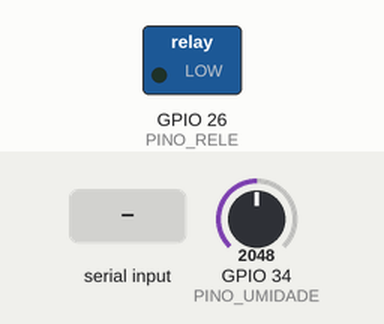
A sketch run on a simulated ESP32. Shown: switched loads named in the sketch (green lamp = pin HIGH). Inputs (shaded band) come from the test bench; at power-on: GPIO 34 (PINO_UMIDADE) = 2048 (analog values on the 0–4095 scale). WiFi joins after 1.5 s; servers stay silent unless stated; uploads are accepted with an empty reply; what the sketch prints to the serial monitor is not drawn.

Above: at 1.2 s.
1.3 s: GPIO 34 (PINO_UMIDADE) set to 1665
4.3 s: GPIO 34 (PINO_UMIDADE) set to 1584
At 5.6 s:
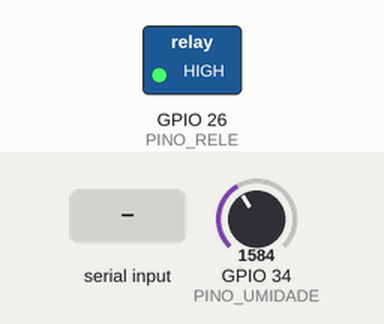
5.9 s: "AUTO\n" received over Serial
7.4 s: "MANUAL\n" received over Serial
At 8.5 s:
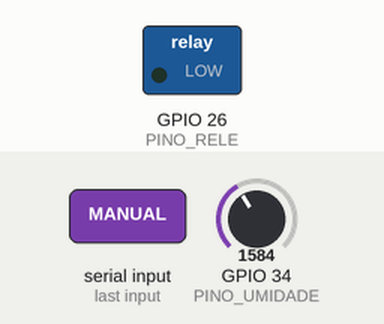
8.9 s: "LIGAR\n" received over Serial
At 9.6 s:
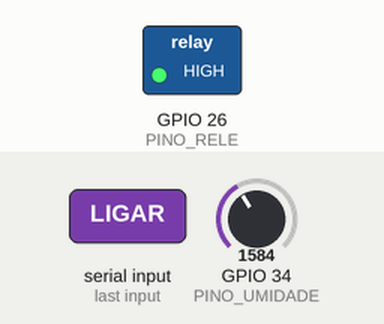
Timing chart, 0 to 40.4 s (numbered marks = the images above; inputs shaded):
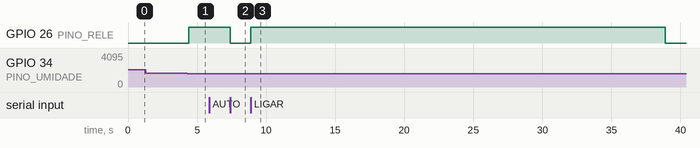

Measured:
- the behaviour switches between 1618 and 1617 on GPIO 34 (PINO_UMIDADE) (found by bisection; images 0 and 1)
- after the input at 1.3 s, every drawn part: stays the same
- after the input at 4.3 s, GPIO 26 (PINO_RELE): LOW → HIGH after 0.11 s
- after the input at 7.4 s, GPIO 26 (PINO_RELE): HIGH → LOW at once
- after the input at 8.9 s, GPIO 26 (PINO_RELE): LOW → HIGH at once, → LOW 30.0 s later

The sketch:

sketch.ino
```cpp
/*
  HORTA INTELIGENTE - Etapas 1 e 2 (ESP32 + Wokwi + HTTP)
  FATEC Itaquera | Internet das Coisas e Aplicacoes

  ATENCAO:
  - O potenciometro SIMULA a leitura de umidade; nao mede solo real.
  - O LED passa pelos contatos NO/COM do rele e representa uma bomba.
  - O rele Wokwi usa transistor="pnp": HIGH ativa COM->NO.
  - Rede Wokwi-GUEST; ESP32 envia telemetria e consulta comandos via HTTPS.
  - O sistema automatico continua funcionando sem servidor.
  - O token e a URL devem ser configurados no arquivo config.h.
  - TLS setInsecure usado APENAS nesta demonstracao no Wokwi; sem verificacao do certificado.
  - Os limites 40% e 70%, e o tempo de 30 s, sao valores demonstrativos.
*/

#include <Arduino.h>
#include <string.h>
#include <ctype.h>

#if defined(ARDUINO_ARCH_ESP32)
#include <WiFi.h>
#include <WiFiClientSecure.h>
#include <HTTPClient.h>
#include <ArduinoJson.h>
#include "config.h"
#endif

// ---------- Portas e parametros ----------
constexpr uint8_t PINO_UMIDADE = 34;       // Entrada analogica ADC1 (GPIO34)
constexpr uint8_t PINO_RELE = 26;          // Saida digital (GPIO26)
constexpr int ADC_MAXIMO = 4095;          // Leitura ADC de 12 bits
constexpr int LIMITE_LIGAR = 40;          // Liga se umidade < 40%
constexpr int LIMITE_DESLIGAR = 70;       // Desliga se umidade >= 70%
constexpr unsigned long TEMPO_MAXIMO_MS = 30000UL;  // 30 segundos demonstrativos
constexpr unsigned long LEITURA_INTERVALO_MS = 250UL;
constexpr unsigned long TELEMETRIA_INTERVALO_MS = 1500UL;

// ---------- Estado do dispositivo ----------
enum class ModoOperacao { AUTOMATICO, MANUAL };

ModoOperacao modo = ModoOperacao::AUTOMATICO;
bool irrigando = false;
bool solicitacaoManual = false;
bool bloqueioPorTempo = false;
bool falhaSensorSimulada = false;  // Injetada APENAS para demonstracao no Serial
bool leituraValida = false;
int leituraAdc = 0;
int umidadePercentual = -1;
unsigned long inicioIrrigacaoMs = 0;
unsigned long ultimaLeituraMs = 0;
unsigned long ultimaTelemetriaMs = 0;
char bufferComando[32] = {0};
size_t tamanhoComando = 0;

// A rede nao pode modificar a logica de seguranca local.
#if defined(ARDUINO_ARCH_ESP32)
constexpr unsigned long INTERVALO_REDE_MS = 2500UL;
constexpr unsigned long INTERVALO_WIFI_MS = 10000UL;
unsigned long ultimoEnvioRedeMs = 0;
unsigned long ultimaTentativaWifiMs = 0;
unsigned long ultimoComandoProcessadoId = 0;
bool ultimoComandoAceito = false;
bool wifiAnteriormenteConectado = false;
#endif

const char* nomeModo() {
  return modo == ModoOperacao::AUTOMATICO ? "automatico" : "manual";
}

void registrarEvento(const char* evento) {
  Serial.print("{\"tipo\":\"evento\",\"tempo_ms\":");
  Serial.print(millis());
  Serial.print(",\"evento\":\"");
  Serial.print(evento);
  Serial.println("\"}");
}

// Comanda fisicamente a porta GPIO do rele.
// No diagrama, o atributo transistor="pnp" torna HIGH = COM ligado a NO.
void definirIrrigacao(bool ligar, const char* motivo) {
  if (irrigando == ligar) return;

  digitalWrite(PINO_RELE, ligar ? HIGH : LOW);
  irrigando = ligar;
  if (ligar) inicioIrrigacaoMs = millis();
  registrarEvento(motivo);
}

// Leitura representada pela posicao do potenciometro: 0..4095 -> 0..100%.
// A variavel de falha e uma injecao de teste, NAO deteccao de fio rompido.
void atualizarSensor() {
  leituraAdc = analogRead(PINO_UMIDADE);
  leituraValida = !falhaSensorSimulada &&
                  leituraAdc >= 0 && leituraAdc <= ADC_MAXIMO;

  if (!leituraValida) {
    umidadePercentual = -1;
    return;
  }

  // Arredondamento por inteiro para nao depender de bibliotecas externas.
  umidadePercentual = (leituraAdc * 100L + ADC_MAXIMO / 2) / ADC_MAXIMO;
}

// Mantem irrigacao local, independente de interface web ou internet.
void aplicarRegras() {
  if (!leituraValida) {
    solicitacaoManual = false;
    definirIrrigacao(false, "sensor_invalido");
    return;
  }

  // Protecao de tempo vale em TODOS os modos.
  if (irrigando && (millis() - inicioIrrigacaoMs >= TEMPO_MAXIMO_MS)) {
    bloqueioPorTempo = true;
    solicitacaoManual = false;
    definirIrrigacao(false, "tempo_maximo_atingido");
    registrarEvento("irrigacao_bloqueada_ate_RESET");
    return;
  }

  if (bloqueioPorTempo) {
    solicitacaoManual = false;
    definirIrrigacao(false, "bloqueio_de_seguranca");
    return;
  }

  // Protecao de excesso de umidade tambem vale em modo MANUAL.
  if (umidadePercentual >= LIMITE_DESLIGAR) {
    solicitacaoManual = false;
    definirIrrigacao(false, "umidade_atingiu_70_porcento");
    return;
  }

  if (modo == ModoOperacao::AUTOMATICO) {
    if (!irrigando && umidadePercentual < LIMITE_LIGAR) {
      definirIrrigacao(true, "solo_seco_abaixo_de_40_porcento");
    }
    // Histerese: entre 40% e 69%, PRESERVA estado anterior.
  } else {
    if (solicitacaoManual) {
      definirIrrigacao(true, "ligacao_manual");
    } else {
      definirIrrigacao(false, "desligamento_manual");
    }
  }
}

// Formato JSON definido agora para facilitar a futura integracao HTTP.
// Esta funcao envia somente ao Monitor Serial na Etapa 1.
void emitirTelemetria() {
  Serial.print("{\"tipo\":\"telemetria\",\"dispositivo\":\"horta-esp32-01\",\"tempo_ms\":");
  Serial.print(millis());
  Serial.print(",\"adc\":");
  Serial.print(leituraAdc);
  Serial.print(",\"umidade\":");
  if (leituraValida) Serial.print(umidadePercentual);
  else Serial.print("null");
  Serial.print(",\"leitura_valida\":");
  Serial.print(leituraValida ? "true" : "false");
  Serial.print(",\"modo\":\"");
  Serial.print(nomeModo());
  Serial.print("\",\"irrigando\":");
  Serial.print(irrigando ? "true" : "false");
  Serial.print(",\"bloqueio_tempo\":");
  Serial.print(bloqueioPorTempo ? "true" : "false");
  Serial.print(",\"falha_teste\":");
  Serial.print(falhaSensorSimulada ? "true" : "false");
  Serial.println("}");
}

// Ponto de entrada dos comandos. A mesma rotina sera utilizada na Etapa 2
// para comandos recebidos do servidor, apos implementar comunicacao HTTP.
bool aplicarComando(const char* comando) {
  bool aceito = true;
  if (strcmp(comando, "AUTO") == 0) {
    definirIrrigacao(false, "troca_para_automatico");
    modo = ModoOperacao::AUTOMATICO;
    solicitacaoManual = false;
    registrarEvento("modo_automatico");
  } else if (strcmp(comando, "MANUAL") == 0) {
    definirIrrigacao(false, "troca_para_manual");
    modo = ModoOperacao::MANUAL;
    solicitacaoManual = false;
    registrarEvento("modo_manual");
  } else if (strcmp(comando, "LIGAR") == 0) {
    if (modo != ModoOperacao::MANUAL) {
      registrarEvento("comando_ligar_rejeitado_modo_automatico");
      aceito = false;
    } else if (!leituraValida || bloqueioPorTempo ||
               umidadePercentual >= LIMITE_DESLIGAR) {
      registrarEvento("comando_ligar_rejeitado_seguranca");
      aceito = false;
    } else {
      solicitacaoManual = true;
      registrarEvento("comando_ligar_aceito");
    }
  } else if (strcmp(comando, "DESLIGAR") == 0) {
    // Parada humana sempre tem prioridade. Sai do automatico para
    // impedir religacao instantanea se o solo continuar seco.
    modo = ModoOperacao::MANUAL;
    solicitacaoManual = false;
    definirIrrigacao(false, "parada_solicitada_pelo_usuario");
    registrarEvento("parada_manual_modo_manual");
  } else if (strcmp(comando, "RESET") == 0) {
    if (!leituraValida) {
      registrarEvento("reset_rejeitado_sensor_invalido");
      aceito = false;
    } else {
      bloqueioPorTempo = false;
      solicitacaoManual = false;
      registrarEvento("bloqueio_de_tempo_rearmado");
    }
  } else if (strcmp(comando, "FALHA") == 0) {
    falhaSensorSimulada = true;
    atualizarSensor();
    registrarEvento("falha_sensor_INJETADA_para_teste");
  } else if (strcmp(comando, "NORMAL") == 0) {
    falhaSensorSimulada = false;
    atualizarSensor();
    registrarEvento("falha_de_teste_removida");
  } else if (strcmp(comando, "STATUS") == 0) {
    // STATUS envia telemetria ao final desta rotina.
  } else {
    registrarEvento("comando_desconhecido");
    aceito = false;
  }

  aplicarRegras();
  emitirTelemetria();
  return aceito;
}

// Recepcao nao bloqueante dos comandos enviados pelo Monitor Serial.
void lerComandosSeriais() {
  while (Serial.available() > 0) {
    char c = (char)Serial.read();
    if (c == '\r' || c == '\n') {
      if (tamanhoComando > 0) {
        bufferComando[tamanhoComando] = '\0';
        aplicarComando(bufferComando);
        tamanhoComando = 0;
      }
    } else if (tamanhoComando < sizeof(bufferComando) - 1) {
      bufferComando[tamanhoComando++] = (char)toupper((unsigned char)c);
    } else {
      tamanhoComando = 0;
      registrarEvento("comando_muito_longo");
    }
  }
}

#if defined(ARDUINO_ARCH_ESP32)
// Endpoints HTTPS com JSON. O endereco final DEVE estar publicado na internet.
bool redeConfigurada() {
  return strncmp(URL_SERVIDOR, "https://", 8) == 0 &&
         strstr(URL_SERVIDOR, "SEU-SERVIDOR") == nullptr &&
         TOKEN_DISPOSITIVO[0] != '\0' &&
         strstr(TOKEN_DISPOSITIVO, "SUBSTITUA") == nullptr;
}

String urlEndpoint(const char* rota) {
  String url(URL_SERVIDOR);
  if (url.endsWith("/")) url.remove(url.length() - 1);
  return url + rota;
}

// Construcao JSON sem dependencia extra de serializacao da telemetria.
String gerarTelemetriaJson() {
  String mensagem;
  mensagem.reserve(260);
  mensagem += "{\"tipo\":\"telemetria\",\"dispositivo\":\"horta-esp32-01\",\"tempo_ms\":";
  mensagem += String(millis());
  mensagem += ",\"adc\":";
  mensagem += String(leituraAdc);
  mensagem += ",\"umidade\":";
  mensagem += leituraValida ? String(umidadePercentual) : String("null");
  mensagem += ",\"leitura_valida\":";
  mensagem += leituraValida ? "true" : "false";
  mensagem += ",\"modo\":\"";
  mensagem += nomeModo();
  mensagem += "\",\"irrigando\":";
  mensagem += irrigando ? "true" : "false";
  mensagem += ",\"bloqueio_tempo\":";
  mensagem += bloqueioPorTempo ? "true" : "false";
  mensagem += ",\"falha_teste\":";
  mensagem += falhaSensorSimulada ? "true" : "false";
  mensagem += '}';
  return mensagem;
}

// Em ambiente de demonstracao usa HTTPS sem validacao de certificado.
// Em um projeto de producao trocar por validacao CA com setCACert.
int postarJson(const char* rota, const String& corpo) {
  WiFiClientSecure cliente;
  cliente.setInsecure();
  HTTPClient http;
  http.setTimeout(2000);
  if (!http.begin(cliente, urlEndpoint(rota))) return -1;
  http.addHeader("Content-Type", "application/json");
  http.addHeader("x-device-token", TOKEN_DISPOSITIVO);
  int codigo = http.POST(corpo);
  http.end();
  return codigo;
}

bool enviarTelemetriaServidor() {
  const int codigo = postarJson("/api/device/telemetry", gerarTelemetriaJson());
  if (codigo != 200) {
    Serial.printf("{\"tipo\":\"rede\",\"acao\":\"telemetria\",\"http\":%d}\n", codigo);
    return false;
  }
  return true;
}

void consultarComandoServidor() {
  WiFiClientSecure cliente;
  cliente.setInsecure();
  HTTPClient http;
  http.setTimeout(2000);
  if (!http.begin(cliente, urlEndpoint("/api/device/next-command"))) return;
  http.addHeader("x-device-token", TOKEN_DISPOSITIVO);
  int codigo = http.GET();
  String corpo = codigo == 200 ? http.getString() : "";
  http.end();
  if (codigo != 200) {
    Serial.printf("{\"tipo\":\"rede\",\"acao\":\"consulta_comando\",\"http\":%d}\n", codigo);
    return;
  }
  JsonDocument json;
  if (deserializeJson(json, corpo)) {
    registrarEvento("resposta_comando_json_invalido");
    return;
  }
  unsigned long id = json["id"].as<unsigned long>();
  const char* recebido = json["comando"].as<const char*>();
  if (!id || !recebido) return;
  if (strlen(recebido) > 30) { registrarEvento("comando_servidor_excessivo"); return; }

  // Se o ACK nao chegou ao servidor, nao repetir a acao no dispositivo.
  if (id != ultimoComandoProcessadoId) {
    ultimoComandoAceito = aplicarComando(recebido);
    ultimoComandoProcessadoId = id;
    enviarTelemetriaServidor();  // atualiza painel logo apos executar
  }
  const String ack = String("{\"id\":") + String(id) +
    String(",\"resultado\":\"") + (ultimoComandoAceito ? "aceito" : "rejeitado") + "\"}";
  const int respostaAck = postarJson("/api/device/ack", ack);
  if (respostaAck != 200) {
    Serial.printf("{\"tipo\":\"rede\",\"acao\":\"ack\",\"http\":%d}\n", respostaAck);
  }
}

void gerenciarRede() {
  if (!redeConfigurada()) return;
  const unsigned long agora = millis();
  if (WiFi.status() != WL_CONNECTED) {
    if (wifiAnteriormenteConectado) {
      registrarEvento("wifi_desconectado_controle_local_ativo");
      wifiAnteriormenteConectado = false;
    }
    if (!ultimaTentativaWifiMs || agora - ultimaTentativaWifiMs >= INTERVALO_WIFI_MS) {
      ultimaTentativaWifiMs = agora;
      WiFi.begin("Wokwi-GUEST", "", 6);
    }
    return;
  }
  if (!wifiAnteriormenteConectado) {
    wifiAnteriormenteConectado = true;
    registrarEvento("wifi_conectado");
  }
  if (agora - ultimoEnvioRedeMs >= INTERVALO_REDE_MS) {
    ultimoEnvioRedeMs = agora;
    enviarTelemetriaServidor();
    consultarComandoServidor();
  }
}
#endif

void setup() {
  // PRIMEIRA acao: assegurar relé desligado.
  pinMode(PINO_RELE, OUTPUT);
  digitalWrite(PINO_RELE, LOW);
  pinMode(PINO_UMIDADE, INPUT);
  Serial.begin(115200);
  analogReadResolution(12);

  modo = ModoOperacao::AUTOMATICO;
  irrigando = false;
  solicitacaoManual = false;
  bloqueioPorTempo = false;
  falhaSensorSimulada = false;
  tamanhoComando = 0;
  ultimaLeituraMs = millis();
  ultimaTelemetriaMs = millis();
  atualizarSensor();

  registrarEvento("inicializacao_segura");
  registrarEvento("comandos_AUTO_MANUAL_LIGAR_DESLIGAR_RESET_FALHA_NORMAL_STATUS");
  aplicarRegras();
  emitirTelemetria();
#if defined(ARDUINO_ARCH_ESP32)
  if (!redeConfigurada()) registrarEvento("rede_nao_configurada_edite_config_h");
  else WiFi.mode(WIFI_STA);
#endif
}

void loop() {
  unsigned long agora = millis();

  if (agora - ultimaLeituraMs >= LEITURA_INTERVALO_MS) {
    ultimaLeituraMs = agora;
    atualizarSensor();
  }

  lerComandosSeriais();
  aplicarRegras();

  if (agora - ultimaTelemetriaMs >= TELEMETRIA_INTERVALO_MS) {
    ultimaTelemetriaMs = agora;
    emitirTelemetria();
  }
#if defined(ARDUINO_ARCH_ESP32)
  gerenciarRede();
#endif
}
```

config.h
```cpp
#pragma once

constexpr char URL_SERVIDOR[] =
  "https://horta-inteligente-6woq.onrender.com";

constexpr char TOKEN_DISPOSITIVO[] =
  "ab360fd3aed9c2d21b7d75263df66675f8734c1fdbaf0c98b17bab42fc706118";
```
